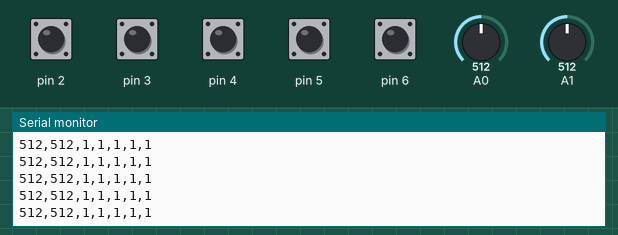
This sketch was run on a simulated Arduino Uno, built with avr-gcc and run on an emulated ATmega328P. On the bench: the last lines printed to the serial monitor. Inputs (shaded band) come from the test bench; at power-on: pin 2–6 HIGH, A0 = 512, A1 = 512.

Above: at 1.2 s.
1.3 s: A0 set to 716
At 1.32 s:
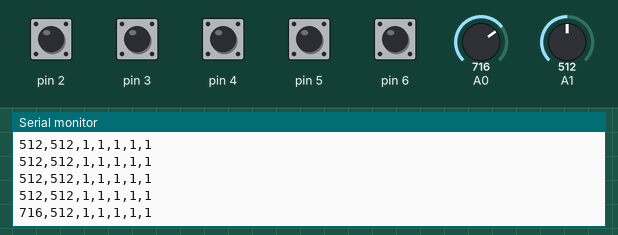
2.8 s: A1 set to 716
At 2.83 s:
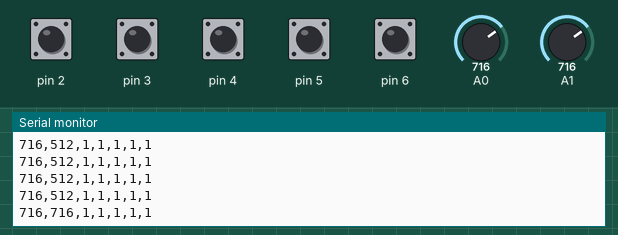
4.3 s: pin 2 pulled LOW for 0.15 s
At 4.35 s:
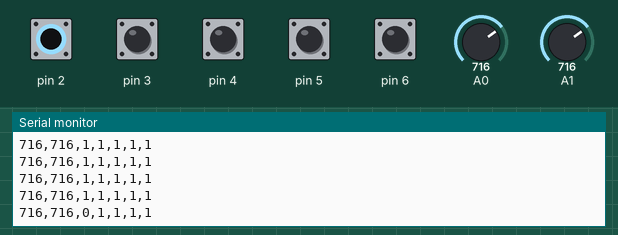
5.9 s: A0 set to 0
At 5.96 s:
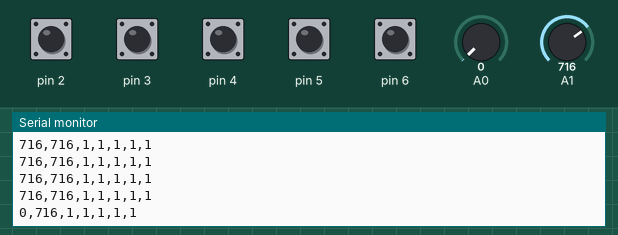
8.9 s: pin 3 pulled LOW for 0.15 s
At 8.99 s:
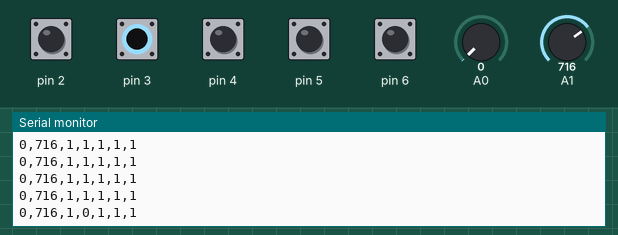
10.5 s: pin 4 pulled LOW for 0.15 s
At 10.6 s:
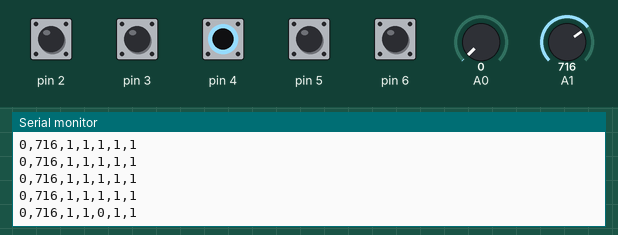
Timing chart, 0 to 13.1 s (numbered marks = the images above; inputs shaded):
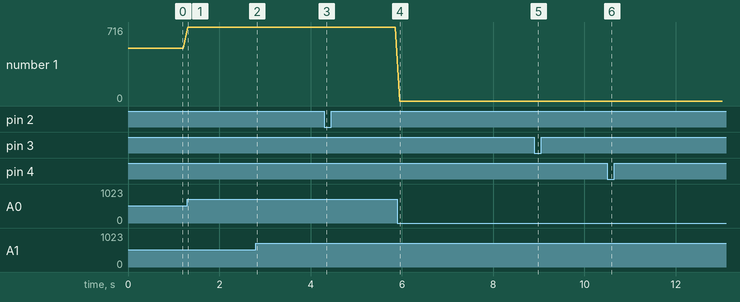

Measured:
- after the input at 1.3 s, the serial monitor: prints a new line at once (image 1)
- after the input at 2.8 s, the serial monitor: prints a new line at once (image 2)
- after the input at 4.3 s, the serial monitor: prints a new line at once (image 3)
- after the input at 5.9 s, the serial monitor: prints a new line after 0.06 s (image 4)
- after the input at 8.9 s, the serial monitor: prints a new line after 0.08 s (image 5)
- after the input at 10.5 s, the serial monitor: prints a new line after 0.10 s (image 6)
- plotted number 1: 512 → 716 after the input at 1.3 s

The sketch:

Spiele_arduino_copy_20250926104246.ino
```cpp
void setup() {
  Serial.begin(9600);
  pinMode(2, INPUT_PULLUP);
  pinMode(3, INPUT_PULLUP);
  pinMode(4, INPUT_PULLUP);
  pinMode(5, INPUT_PULLUP);
  pinMode(6, INPUT_PULLUP);
}

void loop() {
  int x = analogRead(A0);
  int y = analogRead(A1);
  int joyBtn = digitalRead(2);
  int btnA = digitalRead(3);
  int btnB = digitalRead(4);
  int btnC = digitalRead(5);
  int btnD = digitalRead(6);

  Serial.print(x);
  Serial.print(",");
  Serial.print(y);
  Serial.print(",");
  Serial.print(joyBtn);
  Serial.print(",");
  Serial.print(btnA);
  Serial.print(",");
  Serial.print(btnB);
  Serial.print(",");
  Serial.print(btnC);
  Serial.print(",");
  Serial.println(btnD);

  delay(100);
}
```
